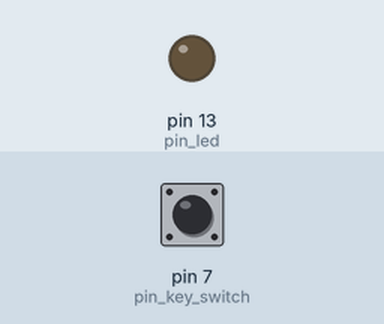
Recording of a sketch running on a simulated Arduino Uno, built with avr-gcc and run on an emulated ATmega328P. On the bench: output pins drawn as LEDs (lit = HIGH). The test bench sets the inputs (shaded band); at power-on: pin 7 (pin_key_switch) LOW. What the sketch prints to the serial monitor is not drawn.

Above: at 1.2 s.
1.3 s: pin 7 (pin_key_switch) pulled HIGH for 0.15 s
At 1.37 s:
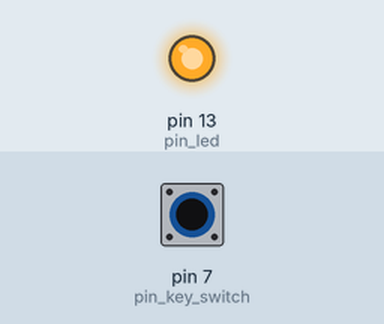
2.9 s: pin 7 (pin_key_switch) pulled HIGH for 1 s
At 4.2 s:
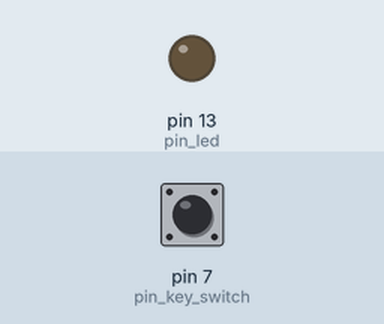
5.4 s: pin 7 (pin_key_switch) pulled HIGH for 3.2 s
At 6.6 s:
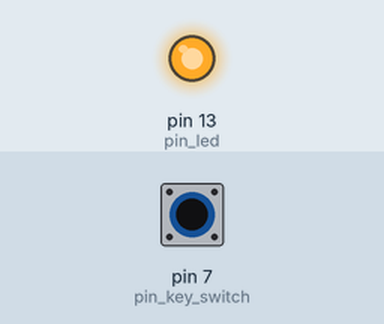
Timing chart, 0 to 10.1 s (numbered marks = the images above; inputs shaded):
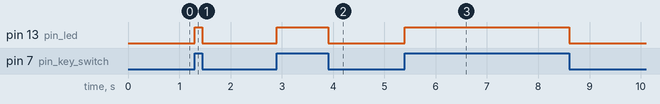

Measured:
- after the input at 1.3 s, pin 13 (pin_led): LOW → HIGH at once, → LOW 0.15 s later
- after the input at 2.9 s, pin 13 (pin_led): LOW → HIGH at once, → LOW 1.0 s later
- after the input at 5.4 s, pin 13 (pin_led): LOW → HIGH at once, → LOW 3.2 s later

The sketch:

tPrcard_tc_tmgw2022_basic.ino
```cpp
#define pin_led 13
#define pin_key_switch 7

unsigned long pre_time;
unsigned long diff_time;
int key_switch = 0;
int data_input = 0;

void setup(){
  Serial.begin(115200);
  pinMode(pin_led, OUTPUT);
  pinMode(pin_key_switch, INPUT);
  digitalWrite(pin_led, LOW);
  pre_time = micros();
}

void loop(){
  diff_time = micros()-pre_time;
  if( diff_time >= 1000){
    pre_time = micros();

    // Input and Output
    key_switch = digitalRead(pin_key_switch);
    data_input = 2*key_switch + 1;

    // Arduino -> Processing
    Serial.write('H');
    Serial.write(data_input);

    if(key_switch == 1){
      digitalWrite(pin_led, HIGH);
    }else if(key_switch == 0){
      digitalWrite(pin_led, LOW);
    }

  }
}
```
